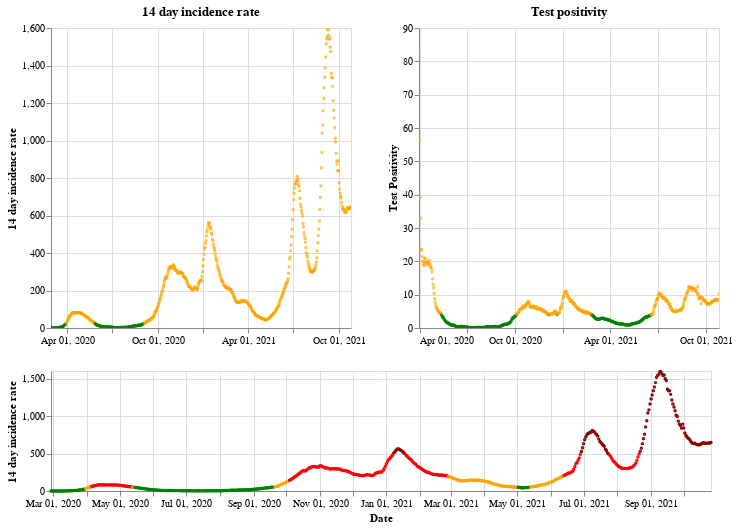

The notebook cell this image was saved under:
### Markdown cell above
## Scotland

### Code cell
plot_traffic_light('Scotland')

### Figure 1 — Vega-Lite specification as saved in the notebook (floating-point values rounded to 4 significant figures; data arrays with more than 128 entries replaced by an {"elided": "..."} marker saying what was removed)
{"config": {"view": {"continuousWidth": 400, "continuousHeight": 300}}, "vconcat": [{"hconcat": [{"mark": {"type": "point", "size": 2}, "encoding": {"color": {"condition": {"value": "green", "test": "(datum.twoWeeklyCasesRate <= 25)"}, "value": "orange"}, "tooltip": [{"type": "nominal", "field": "areaName"}, {"type": "temporal", "field": "date"}, {"type": "quantitative", "field": "twoWeeklyCasesRate"}, {"type": "quantitative", "field": "testPositivity"}], "x": {"type": "temporal", "axis": {"title": ""}, "field": "date", "scale": {"domain": {"selection": "DateBrush"}}, "timeUnit": "yearmonthdate"}, "y": {"type": "quantitative", "axis": {"title": "14 day incidence rate"}, "field": "twoWeeklyCasesRate"}}, "title": "14 day incidence rate", "width": 300}, {"mark": {"type": "point", "size": 2}, "encoding": {"color": {"condition": {"value": "green", "test": "(datum.testPositivity <= 4)"}, "value": "orange"}, "tooltip": [{"type": "nominal", "field": "areaName"}, {"type": "temporal", "field": "date"}, {"type": "quantitative", "field": "twoWeeklyCasesRate"}, {"type": "quantitative", "field": "testPositivity"}], "x": {"type": "temporal", "axis": {"title": ""}, "field": "date", "scale": {"domain": {"selection": "DateBrush"}}, "timeUnit": "yearmonthdate"}, "y": {"type": "quantitative", "axis": {"title": "Test Positivity"}, "field": "testPositivity"}}, "title": "Test positivity", "width": 300}]}, {"layer": [{"mark": {"type": "point", "size": 2}, "encoding": {"color": {"condition": {"value": "orange", "test": "(((datum.testPositivity < 4) && (datum.twoWeeklyCasesRate >= 50)) && (datum.twoWeeklyCasesRate < 200))"}, "value": "red"}, "opacity": {"condition": {"value": 1, "test": "((datum.twoWeeklyCasesRate >= 50) && (datum.twoWeeklyCasesRate < 500))"}, "value": 0}, "tooltip": [{"type": "nominal", "field": "areaName"}, {"type": "temporal", "field": "date"}, {"type": "quantitative", "field": "twoWeeklyCasesRate"}, {"type": "quantitative", "field": "testPositivity"}], "x": {"type": "temporal", "axis": {"title": "Date"}, "field": "date", "timeUnit": "yearmonthdate"}, "y": {"type": "quantitative", "axis": {"title": "14 day incidence rate"}, "field": "twoWeeklyCasesRate"}}, "selection": {"DateBrush": {"type": "interval", "encodings": ["x"], "fields": ["Time"]}}}, {"mark": {"type": "point", "size": 2}, "encoding": {"color": {"value": "darkred"}, "opacity": {"condition": {"value": 1, "test": "(datum.twoWeeklyCasesRate >= 500)"}, "value": 0}, "tooltip": [{"type": "nominal", "field": "areaName"}, {"type": "temporal", "field": "date"}, {"type": "quantitative", "field": "twoWeeklyCasesRate"}, {"type": "quantitative", "field": "testPositivity"}], "x": {"type": "temporal", "axis": {"title": "Date"}, "field": "date", "timeUnit": "yearmonthdate"}, "y": {"type": "quantitative", "axis": {"title": "14 day incidence rate"}, "field": "twoWeeklyCasesRate"}}}, {"mark": {"type": "point", "size": 2}, "encoding": {"color": {"condition": {"value": "green", "test": "((datum.testPositivity < 4) && (datum.twoWeeklyCasesRate < 50))"}, "value": "orange"}, "opacity": {"condition": {"value": 1, "test": "(datum.twoWeeklyCasesRate < 50)"}, "value": 0}, "tooltip": [{"type": "nominal", "field": "areaName"}, {"type": "temporal", "field": "date"}, {"type": "quantitative", "field": "twoWeeklyCasesRate"}, {"type": "quantitative", "field": "testPositivity"}], "x": {"type": "temporal", "axis": {"title": "Date"}, "field": "date", "timeUnit": "yearmonthdate"}, "y": {"type": "quantitative", "axis": {"title": "14 day incidence rate"}, "field": "twoWeeklyCasesRate"}}}], "height": 120, "width": 660}], "data": {"name": "data-e4f6ed064fc5e5724b2b4f32271f0e72"}, "$schema": "https://vega.github.io/schema/vega-lite/v4.8.1.json", "datasets": {"data-e4f6ed064fc5e5724b2b4f32271f0e72": {"elided": "607 records"}}}
